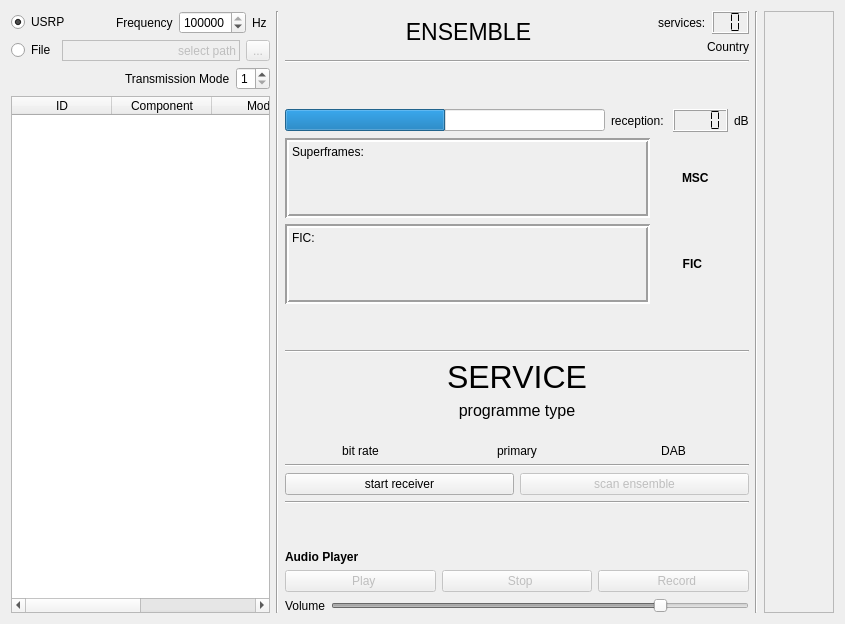
      <widget class="QWidget" name="tab_reception">
       <attribute name="title">
        <string>Receiver</string>
       </attribute>
       <layout class="QVBoxLayout" name="verticalLayout_2">
        <item>
         <layout class="QHBoxLayout" name="horizontal_layout_reception">
          <item>
           <layout class="QVBoxLayout" name="verticalLayout_6">
            <item>
             <layout class="QHBoxLayout" name="horizontalLayout_8"/>
            </item>
            <item>
             <layout class="QHBoxLayout" name="horizontalLayout">
              <item>
               <widget class="QRadioButton" name="rbtn_USRP">
                <property name="text">
                 <string>USRP</string>
                </property>
                <property name="checked">
                 <bool>true</bool>
                </property>
                <property name="autoRepeat">
                 <bool>false</bool>
                </property>
               </widget>
              </item>
              <item>
               <spacer name="horizontalSpacer">
                <property name="orientation">
                 <enum>Qt::Horizontal</enum>
                </property>
                <property name="sizeHint" stdset="0">
                 <size>
                  <width>40</width>
                  <height>20</height>
                 </size>
                </property>
               </spacer>
              </item>
              <item>
               <widget class="QLabel" name="label_frequency">
                <property name="text">
                 <string>Frequency</string>
                </property>
               </widget>
              </item>
              <item>
               <widget class="QSpinBox" name="spinbox_frequency">
                <property name="maximum">
                 <number>1000000000</number>
                </property>
                <property name="value">
                 <number>208064000</number>
                </property>
               </widget>
              </item>
              <item>
               <widget class="QLabel" name="label_4">
                <property name="text">
                 <string>Hz </string>
                </property>
               </widget>
              </item>
             </layout>
            </item>
            <item>
             <layout class="QHBoxLayout" name="horizontalLayout_6">
              <item>
               <widget class="QRadioButton" name="rbtn_File">
                <property name="sizePolicy">
                 <sizepolicy hsizetype="Fixed" vsizetype="Fixed">
                  <horstretch>0</horstretch>
                  <verstretch>0</verstretch>
                 </sizepolicy>
                </property>
                <property name="text">
                 <string>File</string>
                </property>
               </widget>
              </item>
              <item>
               <widget class="QLabel" name="label_path">
                <property name="enabled">
                 <bool>false</bool>
                </property>
                <property name="sizePolicy">
                 <sizepolicy hsizetype="Minimum" vsizetype="Preferred">
                  <horstretch>0</horstretch>
                  <verstretch>0</verstretch>
                 </sizepolicy>
                </property>
                <property name="minimumSize">
                 <size>
                  <width>100</width>
                  <height>0</height>
                 </size>
                </property>
                <property name="frameShape">
                 <enum>QFrame::Box</enum>
                </property>
                <property name="text">
                 <string>select path</string>
                </property>
                <property name="alignment">
                 <set>Qt::AlignRight|Qt::AlignTrailing|Qt::AlignVCenter</set>
                </property>
               </widget>
              </item>
              <item>
               <widget class="QToolButton" name="btn_file_path">
                <property name="enabled">
                 <bool>false</bool>
                </property>
                <property name="text">
                 <string>...</string>
                </property>
               </widget>
              </item>
             </layout>
            </item>
            <item>
             <layout class="QHBoxLayout" name="horizontalLayout_30">
              <item>
               <spacer name="horizontalSpacer_6">
                <property name="orientation">
                 <enum>Qt::Horizontal</enum>
                </property>
                <property name="sizeHint" stdset="0">
                 <size>
                  <width>40</width>
                  <height>20</height>
                 </size>
                </property>
               </spacer>
              </item>
              <item>
               <widget class="QLabel" name="label_6">
                <property name="text">
                 <string>Transmission Mode</string>
                </property>
               </widget>
              </item>
              <item>
               <widget class="QSpinBox" name="spin_dab_mode">
                <property name="minimum">
                 <number>1</number>
                </property>
                <property name="maximum">
                 <number>4</number>
                </property>
               </widget>
              </item>
             </layout>
            </item>
            <item>
             <layout class="QHBoxLayout" name="horizontalLayout_3"/>
            </item>
            <item>
             <widget class="QTableWidget" name="table_mci">
              <property name="sizePolicy">
               <sizepolicy hsizetype="Expanding" vsizetype="Expanding">
                <horstretch>0</horstretch>
                <verstretch>0</verstretch>
               </sizepolicy>
              </property>
              <attribute name="horizontalHeaderCascadingSectionResizes">
               <bool>false</bool>
              </attribute>
              <attribute name="horizontalHeaderDefaultSectionSize">
               <number>100</number>
              </attribute>
              <attribute name="horizontalHeaderStretchLastSection">
               <bool>true</bool>
              </attribute>
              <column>
               <property name="text">
                <string>ID</string>
               </property>
              </column>
              <column>
               <property name="text">
                <string>Component</string>
               </property>
              </column>
              <column>
               <property name="text">
                <string>Mode</string>
               </property>
              </column>
              <column>
               <property name="text">
                <string>Type</string>
               </property>
              </column>
             </widget>
            </item>
           </layout>
          </item>
          <item>
           <widget class="Line" name="line_8">
            <property name="orientation">
             <enum>Qt::Vertical</enum>
            </property>
           </widget>
          </item>
          <item>
           <layout class="QVBoxLayout" name="verticalLayout_7">
            <item>
             <layout class="QHBoxLayout" name="horizontalLayout_27">
              <property name="spacing">
               <number>6</number>
              </property>
              <property name="sizeConstraint">
               <enum>QLayout::SetDefaultConstraint</enum>
              </property>
              <item>
               <widget class="QLabel" name="label_ensemble">
                <property name="sizePolicy">
                 <sizepolicy hsizetype="Expanding" vsizetype="Fixed">
                  <horstretch>0</horstretch>
                  <verstretch>0</verstretch>
                 </sizepolicy>
                </property>
                <property name="font">
                 <font>
                  <pointsize>17</pointsize>
                 </font>
                </property>
                <property name="text">
                 <string>ENSEMBLE</string>
                </property>
                <property name="alignment">
                 <set>Qt::AlignCenter</set>
                </property>
               </widget>
              </item>
              <item>
               <layout class="QVBoxLayout" name="verticalLayout_10">
                <property name="sizeConstraint">
                 <enum>QLayout::SetDefaultConstraint</enum>
                </property>
                <item>
                 <layout class="QHBoxLayout" name="horizontalLayout_28">
                  <property name="sizeConstraint">
                   <enum>QLayout::SetDefaultConstraint</enum>
                  </property>
                  <item>
                   <widget class="QLabel" name="label_26">
                    <property name="text">
                     <string>services:</string>
                    </property>
                   </widget>
                  </item>
                  <item>
                   <widget class="QLCDNumber" name="lcd_number_num_subch">
                    <property name="enabled">
                     <bool>true</bool>
                    </property>
                    <property name="sizePolicy">
                     <sizepolicy hsizetype="Fixed" vsizetype="Fixed">
                      <horstretch>0</horstretch>
                      <verstretch>0</verstretch>
                     </sizepolicy>
                    </property>
                    <property name="numDigits">
                     <number>2</number>
                    </property>
                    <property name="segmentStyle">
                     <enum>QLCDNumber::Flat</enum>
                    </property>
                   </widget>
                  </item>
                 </layout>
                </item>
                <item>
                 <widget class="QLabel" name="label_country">
                  <property name="text">
                   <string>Country</string>
                  </property>
                  <property name="alignment">
                   <set>Qt::AlignRight|Qt::AlignTrailing|Qt::AlignVCenter</set>
                  </property>
                 </widget>
                </item>
               </layout>
              </item>
             </layout>
            </item>
            <item>
             <widget class="Line" name="line_11">
              <property name="orientation">
               <enum>Qt::Horizontal</enum>
              </property>
             </widget>
            </item>
            <item>
             <spacer name="verticalSpacer_8">
              <property name="orientation">
               <enum>Qt::Vertical</enum>
              </property>
              <property name="sizeHint" stdset="0">
               <size>
                <width>20</width>
                <height>40</height>
               </size>
              </property>
             </spacer>
            </item>
            <item>
             <layout class="QHBoxLayout" name="horizontalLayout_23">
              <item>
               <widget class="QProgressBar" name="bar_snr">
                <property name="styleSheet">
                 <string notr="true">tfadsf</string>
                </property>
                <property name="minimum">
                 <number>-20</number>
                </property>
                <property name="maximum">
                 <number>20</number>
                </property>
                <property name="value">
                 <number>0</number>
                </property>
                <property name="format">
                 <string/>
                </property>
               </widget>
              </item>
              <item>
               <widget class="QLabel" name="label_snr">
                <property name="text">
                 <string>reception: </string>
                </property>
               </widget>
              </item>
              <item>
               <widget class="QLCDNumber" name="lcd_snr">
                <property name="smallDecimalPoint">
                 <bool>false</bool>
                </property>
                <property name="numDigits">
                 <number>4</number>
                </property>
                <property name="segmentStyle">
                 <enum>QLCDNumber::Flat</enum>
                </property>
               </widget>
              </item>
              <item>
               <widget class="QLabel" name="label_7">
                <property name="text">
                 <string>dB</string>
                </property>
               </widget>
              </item>
             </layout>
            </item>
            <item>
             <layout class="QVBoxLayout" name="vertical_layout_dev_mode_right_vertical">
              <item>
               <layout class="QHBoxLayout" name="horizontalLayout_29">
                <item>
                 <widget class="QLabel" name="label_firecode">
                  <property name="sizePolicy">
                   <sizepolicy hsizetype="Preferred" vsizetype="Preferred">
                    <horstretch>0</horstretch>
                    <verstretch>0</verstretch>
                   </sizepolicy>
                  </property>
                  <property name="minimumSize">
                   <size>
                    <width>365</width>
                    <height>80</height>
                   </size>
                  </property>
                  <property name="maximumSize">
                   <size>
                    <width>365</width>
                    <height>80</height>
                   </size>
                  </property>
                  <property name="frameShape">
                   <enum>QFrame::Box</enum>
                  </property>
                  <property name="frameShadow">
                   <enum>QFrame::Sunken</enum>
                  </property>
                  <property name="lineWidth">
                   <number>2</number>
                  </property>
                  <property name="midLineWidth">
                   <number>0</number>
                  </property>
                  <property name="text">
                   <string>&lt;html&gt;&lt;head/&gt;&lt;body&gt;&lt;p&gt;Superframes:&lt;/p&gt;&lt;/body&gt;&lt;/html&gt;</string>
                  </property>
                  <property name="alignment">
                   <set>Qt::AlignLeading|Qt::AlignLeft|Qt::AlignTop</set>
                  </property>
                 </widget>
                </item>
                <item>
                 <layout class="QVBoxLayout" name="verticalLayout_13">
                  <item>
                   <spacer name="verticalSpacer_4">
                    <property name="orientation">
                     <enum>Qt::Vertical</enum>
                    </property>
                    <property name="sizeHint" stdset="0">
                     <size>
                      <width>20</width>
                      <height>40</height>
                     </size>
                    </property>
                   </spacer>
                  </item>
                  <item>
                   <widget class="KLed" name="led_msc">
                    <property name="look">
                     <enum>KLed::Sunken</enum>
                    </property>
                    <property name="darkFactor">
                     <number>300</number>
                    </property>
                   </widget>
                  </item>
                  <item>
                   <spacer name="verticalSpacer">
                    <property name="orientation">
                     <enum>Qt::Vertical</enum>
                    </property>
                    <property name="sizeHint" stdset="0">
                     <size>
                      <width>20</width>
                      <height>40</height>
                     </size>
                    </property>
                   </spacer>
                  </item>
                 </layout>
                </item>
                <item>
                 <widget class="QLabel" name="label_label_msc">
                  <property name="font">
                   <font>
                    <weight>75</weight>
                    <bold>true</bold>
                   </font>
                  </property>
                  <property name="text">
                   <string>MSC</string>
                  </property>
                  <property name="alignment">
                   <set>Qt::AlignLeading|Qt::AlignLeft|Qt::AlignVCenter</set>
                  </property>
                 </widget>
                </item>
                <item>
                 <spacer name="horizontalSpacer_3">
                  <property name="orientation">
                   <enum>Qt::Horizontal</enum>
                  </property>
                  <property name="sizeHint" stdset="0">
                   <size>
                    <width>40</width>
                    <height>20</height>
                   </size>
                  </property>
                 </spacer>
                </item>
               </layout>
              </item>
              <item>
               <layout class="QHBoxLayout" name="horizontalLayout_32">
                <item>
                 <widget class="QLabel" name="label_fic">
                  <property name="minimumSize">
                   <size>
                    <width>365</width>
                    <height>80</height>
                   </size>
                  </property>
                  <property name="maximumSize">
                   <size>
                    <width>365</width>
                    <height>80</height>
                   </size>
                  </property>
                  <property name="frameShape">
                   <enum>QFrame::Box</enum>
                  </property>
                  <property name="frameShadow">
                   <enum>QFrame::Sunken</enum>
                  </property>
                  <property name="lineWidth">
                   <number>2</number>
                  </property>
                  <property name="text">
                   <string>&lt;html&gt;&lt;head/&gt;&lt;body&gt;&lt;p&gt;FIC:&lt;/p&gt;&lt;/body&gt;&lt;/html&gt;</string>
                  </property>
                  <property name="alignment">
                   <set>Qt::AlignLeading|Qt::AlignLeft|Qt::AlignTop</set>
                  </property>
                 </widget>
                </item>
                <item>
                 <layout class="QVBoxLayout" name="verticalLayout_14">
                  <item>
                   <spacer name="verticalSpacer_6">
                    <property name="orientation">
                     <enum>Qt::Vertical</enum>
                    </property>
                    <property name="sizeHint" stdset="0">
                     <size>
                      <width>20</width>
                      <height>40</height>
                     </size>
                    </property>
                   </spacer>
                  </item>
                  <item>
                   <widget class="KLed" name="led_fic">
                    <property name="look">
                     <enum>KLed::Sunken</enum>
                    </property>
                   </widget>
                  </item>
                  <item>
                   <spacer name="verticalSpacer_5">
                    <property name="orientation">
                     <enum>Qt::Vertical</enum>
                    </property>
                    <property name="sizeHint" stdset="0">
                     <size>
                      <width>20</width>
                      <height>40</height>
                     </size>
                    </property>
                   </spacer>
                  </item>
                 </layout>
                </item>
                <item>
                 <widget class="QLabel" name="label_label_fic">
                  <property name="font">
                   <font>
                    <weight>75</weight>
                    <bold>true</bold>
                   </font>
                  </property>
                  <property name="text">
                   <string>FIC</string>
                  </property>
                  <property name="alignment">
                   <set>Qt::AlignRight|Qt::AlignTrailing|Qt::AlignVCenter</set>
                  </property>
                 </widget>
                </item>
                <item>
                 <spacer name="horizontalSpacer_8">
                  <property name="orientation">
                   <enum>Qt::Horizontal</enum>
                  </property>
                  <property name="sizeHint" stdset="0">
                   <size>
                    <width>40</width>
                    <height>20</height>
                   </size>
                  </property>
                 </spacer>
                </item>
               </layout>
              </item>
             </layout>
            </item>
            <item>
             <spacer name="verticalSpacer_7">
              <property name="orientation">
               <enum>Qt::Vertical</enum>
              </property>
              <property name="sizeHint" stdset="0">
               <size>
                <width>20</width>
                <height>40</height>
               </size>
              </property>
             </spacer>
            </item>
            <item>
             <widget class="Line" name="line_6">
              <property name="orientation">
               <enum>Qt::Horizontal</enum>
              </property>
             </widget>
            </item>
            <item>
             <layout class="QHBoxLayout" name="horizontalLayout_24">
              <item>
               <widget class="QLabel" name="label_service">
                <property name="font">
                 <font>
                  <pointsize>24</pointsize>
                 </font>
                </property>
                <property name="text">
                 <string>SERVICE</string>
                </property>
                <property name="alignment">
                 <set>Qt::AlignCenter</set>
                </property>
               </widget>
              </item>
             </layout>
            </item>
            <item>
             <widget class="QLabel" name="label_programme_type">
              <property name="font">
               <font>
                <pointsize>12</pointsize>
               </font>
              </property>
              <property name="text">
               <string>programme type
</string>
              </property>
              <property name="alignment">
               <set>Qt::AlignCenter</set>
              </property>
             </widget>
            </item>
            <item>
             <layout class="QHBoxLayout" name="horizontalLayout_25">
              <item>
               <widget class="QLabel" name="label_bit_rate">
                <property name="text">
                 <string>bit rate</string>
                </property>
                <property name="alignment">
                 <set>Qt::AlignCenter</set>
                </property>
               </widget>
              </item>
              <item>
               <widget class="QLabel" name="label_primary">
                <property name="text">
                 <string>primary</string>
                </property>
                <property name="alignment">
                 <set>Qt::AlignCenter</set>
                </property>
               </widget>
              </item>
              <item>
               <widget class="QLabel" name="label_dabplus">
                <property name="text">
                 <string>DAB</string>
                </property>
                <property name="alignment">
                 <set>Qt::AlignCenter</set>
                </property>
               </widget>
              </item>
             </layout>
            </item>
            <item>
             <widget class="Line" name="line_7">
              <property name="orientation">
               <enum>Qt::Horizontal</enum>
              </property>
             </widget>
            </item>
            <item>
             <layout class="QHBoxLayout" name="horizontalLayout_26">
              <item>
               <widget class="QPushButton" name="btn_init">
                <property name="font">
                 <font>
                  <kerning>true</kerning>
                 </font>
                </property>
                <property name="text">
                 <string>start receiver</string>
                </property>
                <property name="icon">
                 <iconset theme="network-receive">
                  <normaloff/>
                 </iconset>
                </property>
                <property name="checkable">
                 <bool>false</bool>
                </property>
               </widget>
              </item>
              <item>
               <widget class="QPushButton" name="btn_update_info">
                <property name="enabled">
                 <bool>false</bool>
                </property>
                <property name="text">
                 <string>scan ensemble</string>
                </property>
                <property name="icon">
                 <iconset theme="system-search">
                  <normaloff/>
                 </iconset>
                </property>
               </widget>
              </item>
             </layout>
            </item>
            <item>
             <widget class="Line" name="line_9">
              <property name="orientation">
               <enum>Qt::Horizontal</enum>
              </property>
             </widget>
            </item>
            <item>
             <spacer name="verticalSpacer_3">
              <property name="orientation">
               <enum>Qt::Vertical</enum>
              </property>
              <property name="sizeType">
               <enum>QSizePolicy::Expanding</enum>
              </property>
              <property name="sizeHint" stdset="0">
               <size>
                <width>20</width>
                <height>40</height>
               </size>
              </property>
             </spacer>
            </item>
            <item>
             <widget class="QLabel" name="label_2">
              <property name="font">
               <font>
                <weight>75</weight>
                <bold>true</bold>
               </font>
              </property>
              <property name="layoutDirection">
               <enum>Qt::LeftToRight</enum>
              </property>
              <property name="text">
               <string>Audio Player</string>
              </property>
             </widget>
            </item>
            <item>
             <layout class="QHBoxLayout" name="horizontalLayout_5">
              <item>
               <widget class="QPushButton" name="btn_play">
                <property name="enabled">
                 <bool>false</bool>
                </property>
                <property name="text">
                 <string>  Play</string>
                </property>
                <property name="icon">
                 <iconset theme="media-playback-start">
                  <normaloff/>
                 </iconset>
                </property>
               </widget>
              </item>
              <item>
               <widget class="QPushButton" name="btn_stop">
                <property name="enabled">
                 <bool>false</bool>
                </property>
                <property name="text">
                 <string>  Stop</string>
                </property>
                <property name="icon">
                 <iconset theme="media-playback-stop">
                  <normaloff/>
                 </iconset>
                </property>
               </widget>
              </item>
              <item>
               <widget class="QPushButton" name="btn_record">
                <property name="enabled">
                 <bool>false</bool>
                </property>
                <property name="text">
                 <string>  Record</string>
                </property>
                <property name="icon">
                 <iconset theme="media-record">
                  <normaloff/>
                 </iconset>
                </property>
               </widget>
              </item>
             </layout>
            </item>
            <item>
             <layout class="QHBoxLayout" name="horizontalLayout_4">
              <item>
               <widget class="QLabel" name="label_3">
                <property name="text">
                 <string>Volume</string>
                </property>
               </widget>
              </item>
              <item>
               <widget class="QSlider" name="slider_volume">
                <property name="enabled">
                 <bool>false</bool>
                </property>
                <property name="maximum">
                 <number>100</number>
                </property>
                <property name="value">
                 <number>80</number>
                </property>
                <property name="sliderPosition">
                 <number>80</number>
                </property>
                <property name="orientation">
                 <enum>Qt::Horizontal</enum>
                </property>
               </widget>
              </item>
             </layout>
            </item>
           </layout>
          </item>
          <item>
           <widget class="Line" name="line_12">
            <property name="orientation">
             <enum>Qt::Vertical</enum>
            </property>
           </widget>
          </item>
          <item>
           <widget class="QScrollArea" name="dev_scroll_area">
            <property name="sizePolicy">
             <sizepolicy hsizetype="Expanding" vsizetype="Expanding">
              <horstretch>0</horstretch>
              <verstretch>0</verstretch>
             </sizepolicy>
            </property>
            <property name="minimumSize">
             <size>
              <width>0</width>
              <height>0</height>
             </size>
            </property>
            <property name="maximumSize">
             <size>
              <width>16777215</width>
              <height>16777215</height>
             </size>
            </property>
            <property name="widgetResizable">
             <bool>true</bool>
            </property>
            <widget class="QWidget" name="dev_scroll_area_content">
             <property name="geometry">
              <rect>
               <x>0</x>
               <y>0</y>
               <width>241</width>
               <height>602</height>
              </rect>
             </property>
             <layout class="QVBoxLayout" name="verticalLayout_12">
              <item>
               <layout class="QVBoxLayout" name="vertical_layout_dev_mode_right"/>
              </item>
             </layout>
            </widget>
           </widget>
          </item>
         </layout>
        </item>
       </layout>
      </widget>
